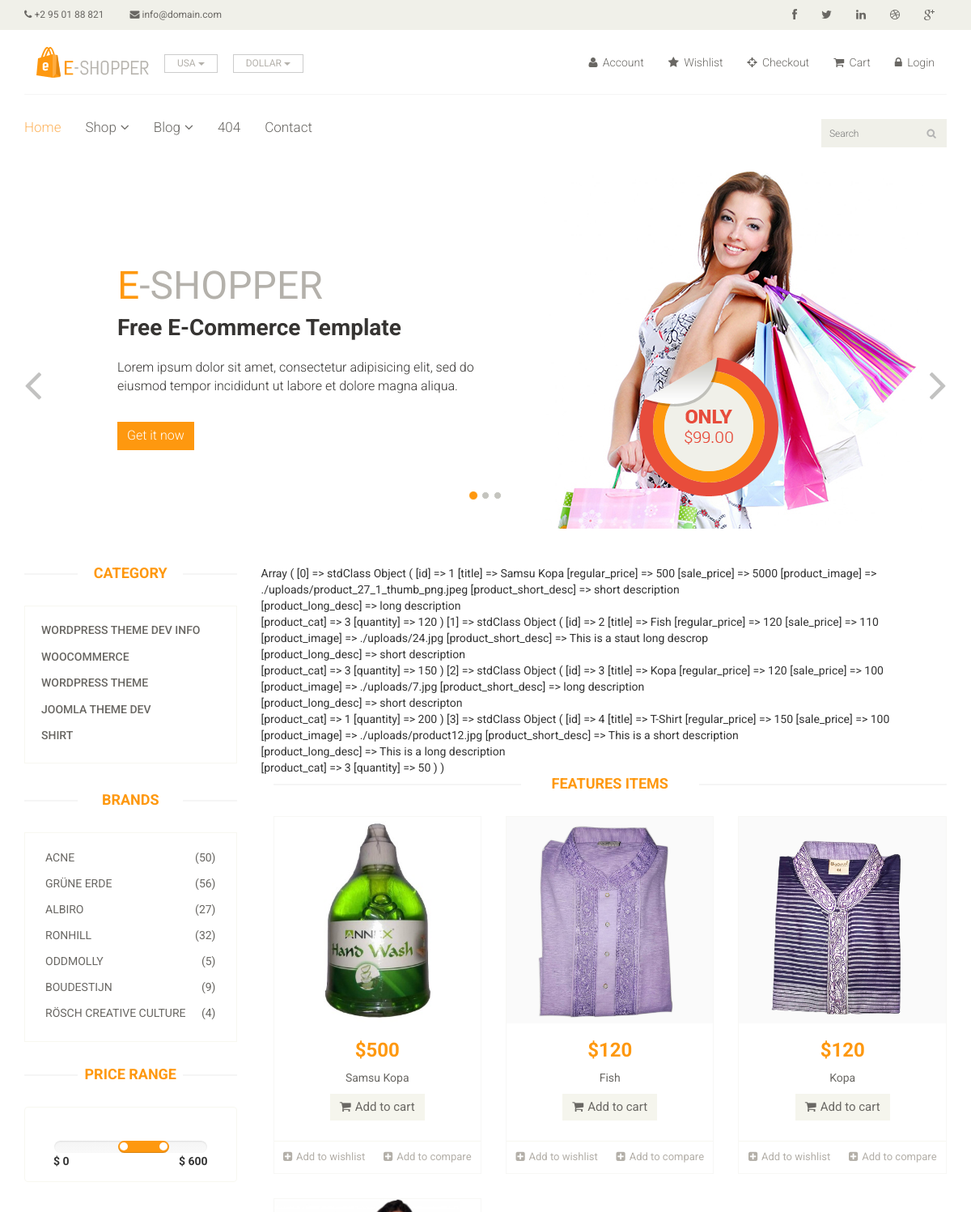
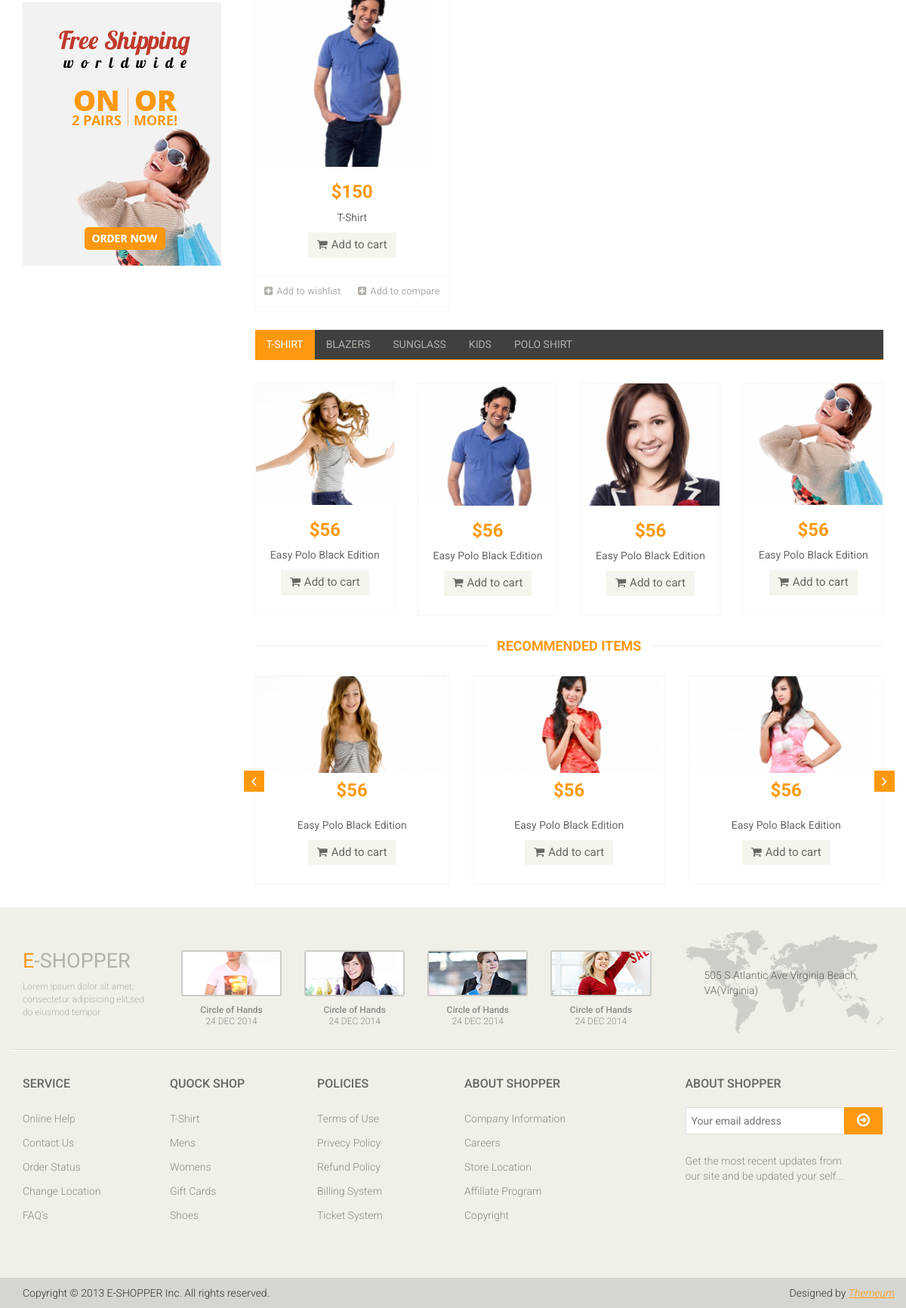
The page / on the database its author committed (2 pictures, top to bottom).
### tables this page shows
CREATE TABLE `product_cat_tbl` (
  `id` int(11) NOT NULL,
  `cat_name` varchar(255) NOT NULL,
  `cat_desc` varchar(255) NOT NULL,
  `cat_status` int(2) NOT NULL
);

CREATE TABLE `products_tbl` (
  `id` int(11) NOT NULL,
  `title` varchar(255) NOT NULL,
  `regular_price` int(11) NOT NULL,
  `sale_price` int(11) NOT NULL,
  `product_image` varchar(255) NOT NULL,
  `product_short_desc` varchar(255) NOT NULL,
  `product_long_desc` varchar(255) NOT NULL,
  `product_cat` varchar(255) NOT NULL,
  `quantity` int(11) NOT NULL
);

### application/controllers/Welcome.php (called while the page is built, shortened)
<?php
class Welcome extends CI_Controller {
	public function index(){
		$data = array();
		$data['header'] = $this->load->view('frontEnd/tp-parts/header', '', true);
		$data['footer'] = $this->load->view('frontEnd/tp-parts/footer', '', true);
		$data['main_slider'] = $this->load->view('frontEnd/tp-parts/main_slider', '', true);
		$data['category_info'] = $this->Product_Model->select_all_active_category();
		$data['left_sidebar'] = $this->load->view('frontEnd/tp-parts/left_sidebar', $data, true);
		$data['product_info'] = $this->Product_Model->select_all_product_info();
		$data['main_content'] = $this->load->view('frontEnd/tp-parts/main_content', $data, true);
		$this->load->view('frontEnd/home', $data);
	}
}

### index.php (called while the page is built, shortened)
<?php
require_once BASEPATH.'core/CodeIgniter.php';

### application/models/Product_Model.php (called while the page is built, shortened)
<?php
Class Product_Model extends CI_Model{
	public function select_all_product_info(){
		$this->db->select('*');
		$this->db->from('products_tbl');
		$query_result = $this->db->get();
		$result = $query_result->result();
		return $result;
	}
	public function select_all_active_category(){
		$this->db->select('*');
		$this->db->from('product_cat_tbl');
		$this->db->where('cat_status', 1);
		$query_result = $this->db->get();
		$result = $query_result->result();
		return $result;
	}
}

### application/views/frontEnd/tp-parts/main_content.php (the view, shortened to what this page needs)
<?php print_r($product_info); ?>
<div class="features_items">
	<h2 class="title text-center">Features Items</h2>
	<?php foreach ($product_info as $value): ?>
	<div class="col-sm-4">
		<div class="product-image-wrapper">
			<div class="single-products">
					<div class="productinfo text-center">
						<img src="<?php echo $value->product_image; ?>" alt="<?php echo $value->title; ?>" />
						<h2>$<?php echo $value->regular_price; ?></h2>
						<p><?php echo $value->title; ?></p>
						<a href="#" class="btn btn-default add-to-cart"><i class="fa fa-shopping-cart"></i>Add to cart</a>
					</div>
					<div class="product-overlay">
						<div class="overlay-content">
						</div>
					</div>
			</div>
			<div class="choose">
				<ul class="nav nav-pills nav-justified">
					<li><a href="#"><i class="fa fa-plus-square"></i>Add to wishlist</a></li>
					<li><a href="#"><i class="fa fa-plus-square"></i>Add to compare</a></li>
				</ul>
			</div>
		</div>
	</div>
<?php endforeach; ?>
</div>
<div class="category-tab">
	<div class="col-sm-12">
		<ul class="nav nav-tabs">
			<li class="active"><a href="#tshirt" data-toggle="tab">T-Shirt</a></li>
			<li><a href="#blazers" data-toggle="tab">Blazers</a></li>
			<li><a href="#sunglass" data-toggle="tab">Sunglass</a></li>
			<li><a href="#kids" data-toggle="tab">Kids</a></li>
			<li><a href="#poloshirt" data-toggle="tab">Polo shirt</a></li>
		</ul>
	</div>
	<div class="tab-content">
		<div class="tab-pane fade active in" id="tshirt" >
			<div class="col-sm-3">
				<div class="product-image-wrapper">
					<div class="single-products">
						<div class="productinfo text-center">
							<img src="<?php echo base_url(); ?>assets/frontEnd/images/home/gallery1.jpg" alt="" />
							<h2>$56</h2>
							<p>Easy Polo Black Edition</p>
							<a href="#" class="btn btn-default add-to-cart"><i class="fa fa-shopping-cart"></i>Add to cart</a>
						</div>
					</div>
				</div>
			</div>
			<div class="col-sm-3">
				<div class="product-image-wrapper">
					<div class="single-products">
						<div class="productinfo text-center">
							<img src="<?php echo base_url(); ?>assets/frontEnd/images/home/gallery2.jpg" alt="" />
							<h2>$56</h2>
							<p>Easy Polo Black Edition</p>
							<a href="#" class="btn btn-default add-to-cart"><i class="fa fa-shopping-cart"></i>Add to cart</a>
						</div>
					</div>
				</div>
			</div>
			<div class="col-sm-3">
				<div class="product-image-wrapper">
					<div class="single-products">
						<div class="productinfo text-center">
							<img src="<?php echo base_url(); ?>assets/frontEnd/images/home/gallery3.jpg" alt="" />
							<h2>$56</h2>
							<p>Easy Polo Black Edition</p>
							<a href="#" class="btn btn-default add-to-cart"><i class="fa fa-shopping-cart"></i>Add to cart</a>
						</div>
					</div>
				</div>
			</div>
			<div class="col-sm-3">
				<div class="product-image-wrapper">
					<div class="single-products">
						<div class="productinfo text-center">
							<img src="<?php echo base_url(); ?>assets/frontEnd/images/home/gallery4.jpg" alt="" />
							<h2>$56</h2>
							<p>Easy Polo Black Edition</p>
							<a href="#" class="btn btn-default add-to-cart"><i class="fa fa-shopping-cart"></i>Add to cart</a>
						</div>
					</div>
				</div>
			</div>
		</div>
	</div>
</div>
<div class="recommended_items">
	<h2 class="title text-center">recommended items</h2>
	<div id="recommended-item-carousel" class="carousel slide" data-ride="carousel">
		<div class="carousel-inner">
			<div class="item active">
				<div class="col-sm-4">
					<div class="product-image-wrapper">
						<div class="single-products">
							<div class="productinfo text-center">
								<img src="<?php echo base_url(); ?>assets/frontEnd/images/home/recommend1.jpg" alt="" />
								<h2>$56</h2>
								<p>Easy Polo Black Edition</p>
								<a href="#" class="btn btn-default add-to-cart"><i class="fa fa-shopping-cart"></i>Add to cart</a>
							</div>
						</div>
					</div>
				</div>
				<div class="col-sm-4">
					<div class="product-image-wrapper">
						<div class="single-products">
							<div class="productinfo text-center">
								<img src="<?php echo base_url(); ?>assets/frontEnd/images/home/recommend2.jpg" alt="" />
								<h2>$56</h2>
								<p>Easy Polo Black Edition</p>
								<a href="#" class="btn btn-default add-to-cart"><i class="fa fa-shopping-cart"></i>Add to cart</a>
							</div>
						</div>
					</div>
				</div>
				<div class="col-sm-4">
					<div class="product-image-wrapper">
						<div class="single-products">
							<div class="productinfo text-center">
								<img src="<?php echo base_url(); ?>assets/frontEnd/images/home/recommend3.jpg" alt="" />
								<h2>$56</h2>
								<p>Easy Polo Black Edition</p>
								<a href="#" class="btn btn-default add-to-cart"><i class="fa fa-shopping-cart"></i>Add to cart</a>
							</div>
						</div>
					</div>
				</div>
			</div>
		</div>
		 <a class="left recommended-item-control" href="#recommended-item-carousel" data-slide="prev">
			<i class="fa fa-angle-left"></i>
		  </a>
		  <a class="right recommended-item-control" href="#recommended-item-carousel" data-slide="next">
			<i class="fa fa-angle-right"></i>
		  </a>
	</div>
</div>

### application/views/frontEnd/tp-parts/left_sidebar.php
<div class="left-sidebar">
	<h2>Category</h2>
	<div class="panel-group category-products" id="accordian">
		<?php foreach ($category_info as $value): ?>
		<div class="panel panel-default">
			<div class="panel-heading">
				<h4 class="panel-title"><a href="#"><?php echo $value->cat_name; ?></a></h4>
			</div>
		</div>
		<?php endforeach; ?>
	</div>
	<div class="brands_products">
		<h2>Brands</h2>
		<div class="brands-name">
			<ul class="nav nav-pills nav-stacked">
				<li><a href="#"> <span class="pull-right">(50)</span>Acne</a></li>
				<li><a href="#"> <span class="pull-right">(56)</span>Grüne Erde</a></li>
				<li><a href="#"> <span class="pull-right">(27)</span>Albiro</a></li>
				<li><a href="#"> <span class="pull-right">(32)</span>Ronhill</a></li>
				<li><a href="#"> <span class="pull-right">(5)</span>Oddmolly</a></li>
				<li><a href="#"> <span class="pull-right">(9)</span>Boudestijn</a></li>
				<li><a href="#"> <span class="pull-right">(4)</span>Rösch creative culture</a></li>
			</ul>
		</div>
	</div>
	<div class="price-range">
		<h2>Price Range</h2>
		<div class="well text-center">
			 <input type="text" class="span2" value="" data-slider-min="0" data-slider-max="600" data-slider-step="5" data-slider-value="[250,450]" id="sl2" ><br />
			 <b class="pull-left">$ 0</b> <b class="pull-right">$ 600</b>
		</div>
	</div>
	<div class="shipping text-center">
		<img src="<?php echo base_url(); ?>assets/frontEnd/images/home/shipping.jpg" alt="" />
	</div>
</div>

### rows shown on the page
product_cat_tbl: cat_name "WORDPRESS THEME DEV INFO"
product_cat_tbl: cat_name "WOOCOMMERCE"
product_cat_tbl: cat_name "WORDPRESS THEME"
product_cat_tbl: cat_name "JOOMLA THEME DEV"
product_cat_tbl: cat_name "SHIRT"
products_tbl: product_image (picture), regular_price "500", title "Samsu Kopa"
products_tbl: product_image (picture), regular_price "120", title "Fish"
products_tbl: product_image (picture), regular_price "120", title "Kopa"
products_tbl: product_image (picture), regular_price "150", title "T-Shirt"
